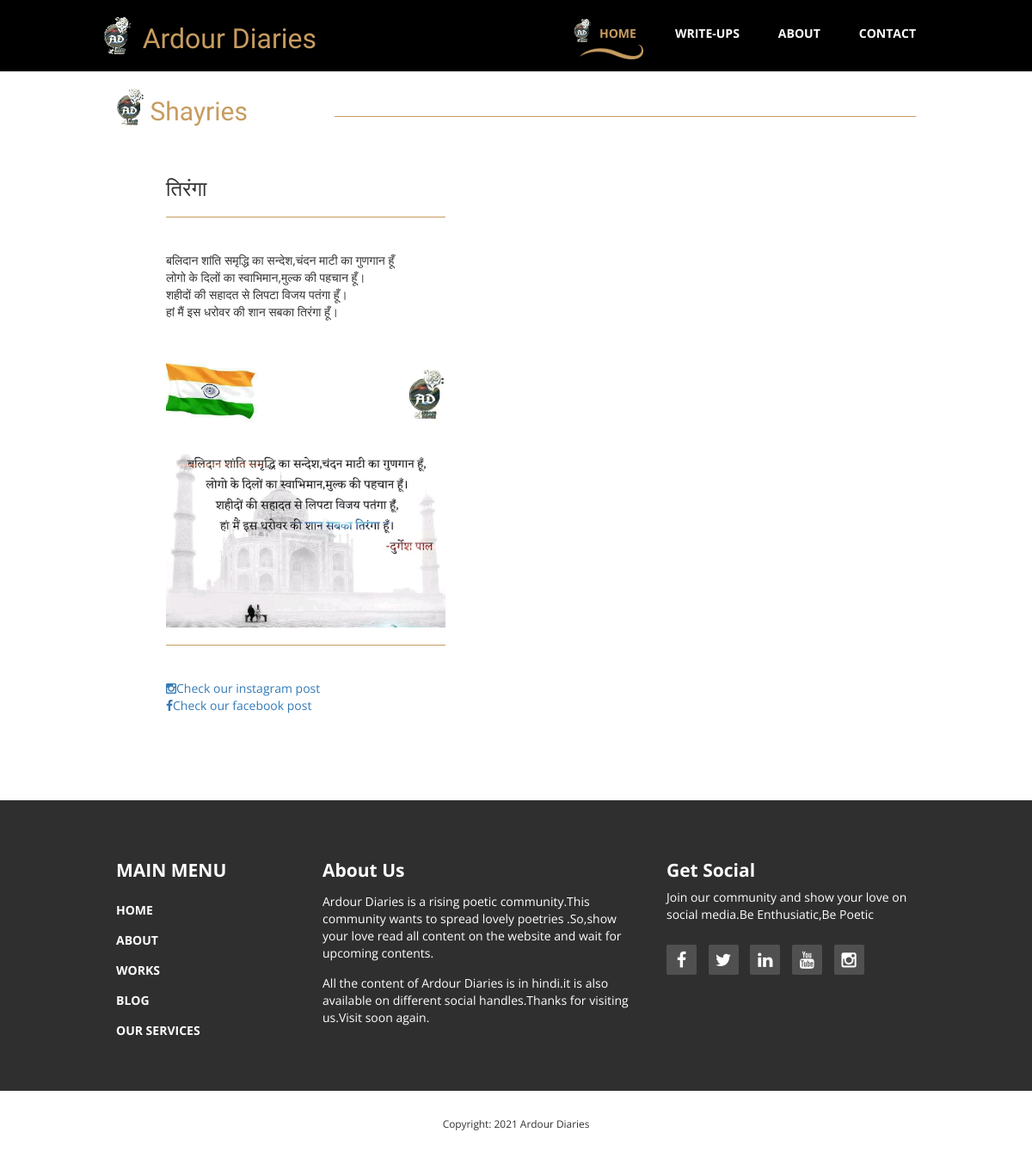
The page /shayries/shayrees/14 on the database its author committed.
### diaries/models.py (models this page shows, shortened)
class shayri(models.Model):
    title = models.CharField(max_length=100, null=True)
    desc = models.TextField(max_length=500, null=True)
    content = models.TextField(max_length=5000, null=True)
    date_created = models.DateTimeField(auto_now_add=True, null=True)
    shayri_image = models.ImageField(upload_to='shayri', null=True, blank=True)
    insta_link = models.URLField(blank=True, null=True)
    fb_link = models.URLField(blank=True, null=True)
    class Meta:
        ordering = ["-date_created"]

### diaries/views.py (the view)
# urls.py: path('shayries/shayrees/<str:sk>', views.shayrees, name="shayrees"),
def shayrees(request, sk):
    shayri1 = shayri.objects.get(id=sk)
    return render(request, "shayrees.html", {'shayri1': shayri1})

### templates/shayrees.html (shortened to what this page needs)
{% extends 'main.html' %}
{% block content %}
{% load static %}
      <div class="container" id="main">
        <section class="tm-section row">
          <div class="col-lg-12 tm-section-header-container margin-bottom-30">
            <h2 class="tm-section-header gold-text tm-handwriting-font"><img src="{% static 'img/logo.png' %}" alt="Logo" class="tm-site-logo"> Shayries</h2>
               <div class="tm-hr-container"><hr class="tm-hr"></div>
          </div>
          <div class="tm-menu-product-content col-lg-9 col-md-9">
            <div class="tm-product">
              <div class="tm-product-text">
                <h3 class="tm-product-title ">{{shayri1.title}}</h3>
                  <div class="tm-hr-container"><hr class="tm-hr"></div>
                    <p class="tm-product-description">{{shayri1.content|linebreaks}}</p>
                    <br><br>
                      <img src="{{shayri1.shayri_image.url}}" alt="shayri-img" class="tm-work-img img-responsive">
                      <div class="tm-hr-container"><hr class="tm-hr"></div>
                      <a href={{shayri1.insta_link}} target=_blank class="tm-product-description"><i class="fa fa-instagram"></i>Check our instagram post</a><br>
                      <a href={{shayri1.fb_link}} target=_blank class="tm-product-description"><i class="fa fa-facebook"></i>Check our facebook post</a>
                  </div>
              </div>
            </div>
          </div>
    {% endblock %}

### static/css/templatemo-style.css (style rules this page uses)
body { overflow-x: hidden; }
* { font-family: 'Open Sans', sans-serif; }
.container { max-width: 960px; }
.tm-handwriting-font { font-family: 'Damion', cursive; }
.tm-site-logo, .tm-site-name { vertical-align: bottom; }
.tm-section { margin-bottom: 60px; }
.gold-text { color: #c79c60; }
.margin-bottom-30 { margin-bottom: 30px; }
.tm-section-header-container { display: -webkit-box; display: -webkit-flex; display: -ms-flexbox; display: flex; -webkit-box-align: end; -webkit-align-items: flex-end; -ms-flex-align: end; align-items: flex-end; }
.tm-section-header { width: 350px; }
.tm-hr-container { width: 100%; height: 41px; }
.tm-hr { border-color: #c79c60; }
.tm-product { margin-right: 0; margin-left: auto; max-width: 652px; display: -webkit-box; display: -webkit-flex; display: -ms-flexbox; display: flex; -webkit-box-pack: justify; -webkit-justify-content: space-between; -ms-flex-pack: justify; justify-content: space-between; -webkit-box-align: center; -webkit-align-items: center; -ms-flex-align: center; align-items: center; background-color: white; padding: 20px; }
.tm-product-text { max-width: 325px; }
.tm-product-title { margin-top: 0; margin-bottom: 15px; -webkit-transition: all 0.3s ease; transition: all 0.3s ease; }
.tm-product-description { margin-bottom: 0; text-align: justify; }
.tm-product { cursor: pointer; margin-bottom: 20px; }

### rows shown on the page
shayri: title "तिरंगा", content "बलिदान शांति समृद्धि का सन्देश,चंदन माटी का गुणगान हूँ लोगो के दिलों का स्वाभिमान,मुल्क की पहचान हूँ। शहीदों की सहादत से लिपटा विजय पतंगा हूँ। हां मैं इस धरोवर की शान सबका तिरंगा हूँ।", shayri_image (picture)
